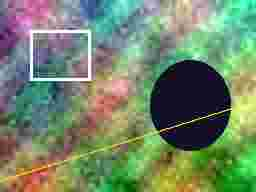
#> input picture apps/web/test/fixtures/ssim/jpeg10.png, 256 x 192 px, given in place of kodim05.png, which was not available
$ python make-e2e-fixtures.py ../apps/web/test/fixtures/ssim ../apps/web/test/fixtures/ssim/jpeg30.png
#> lines starting #> are read from the running program, lines starting #| are printed output that depends on the picture; after the words box and inside, x2 and y2 are one past the last pixel; in counts of white or black regions, pixels touching at a corner belong together
"""e2e 테스트용 파일 생성. 실행: python tools/make-e2e-fixtures.py <Kodak 폴더> <출력 폴더>  (pillow, pillow-heif)"""
import sys, pathlib
from PIL import Image, ImageDraw
import pillow_heif
pillow_heif.register_heif_opener()
#> (this line was passed over: pillow_heif is not available in this run)
src, out = pathlib.Path(sys.argv[1]), pathlib.Path(sys.argv[2]); out.mkdir(parents=True, exist_ok=True)
a = Image.open(src / 'kodim05.png').convert('RGB')
#> a is the input picture: PIL image 256x192 RGB; mean R, G, B 114.5, 134.2, 105.3
b = Image.open(src / 'kodim14.png').convert('RGB')
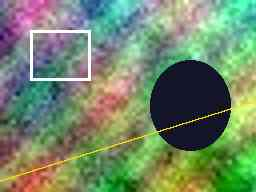
#> input picture apps/web/test/fixtures/ssim/jpeg30.png, 256 x 192 px, given in place of kodim14.png, which was not available
#> b is the input picture: PIL image 256x192 RGB; mean R, G, B 114.5, 134.9, 105.3
a.save(out / 'photo.jpg', quality=95)
# 투명 배경 PNG
t = Image.new('RGBA', (300, 200), (0, 0, 0, 0)); d = ImageDraw.Draw(t)
#> after `t = Image.new('RGBA', (300, 200), (0, 0, 0, 0))`: t: PIL image 300x200 RGBA; every value is 0
d.ellipse([20, 20, 180, 180], fill=(59, 91, 253, 255)); d.rectangle([150, 60, 280, 140], fill=(255, 120, 0, 160))
t.save(out / 'transparent.png')
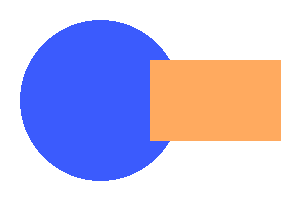
#> saved as transparent.png: PIL image 300x200 RGBA; mean R, G, B, A 62.9, 48.7, 76.3, 105.2; transparent parts drawn white
# 스캔본 같은 PDF: 큰 사진 2쪽(Pillow는 RGB를 DCTDecode JPEG로 넣는다)
big = [im.resize((im.width * 3, im.height * 3), Image.LANCZOS) for im in (a, b)]
#> big = 2 items
big[0].save(out / 'scan.pdf', save_all=True, append_images=big[1:], resolution=150, quality=95)
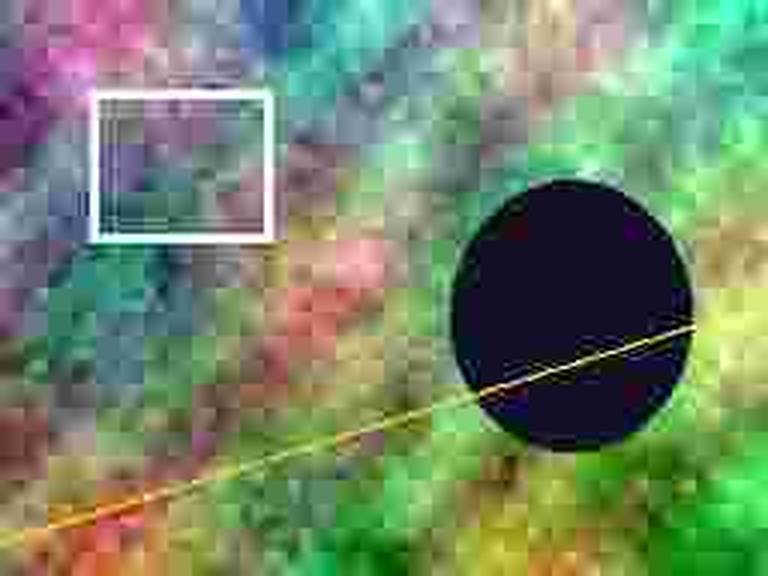
#> saved as scan.pdf: PIL image 768x576 RGB; mean R, G, B 114.5, 134.2, 105.3
small = Image.new('RGB', (400, 300), (240, 240, 240)); ImageDraw.Draw(small).rectangle([50, 50, 350, 250], outline=(0, 0, 0), width=4)
#> after `small = Image.new('RGB', (400, 300), (240, 240, 240))`: small: PIL image 400x300 RGB; every value is 240
#> after `ImageDraw.Draw(small).rectangle([50, 50, 350, 250], outline=(0, 0, 0),`:
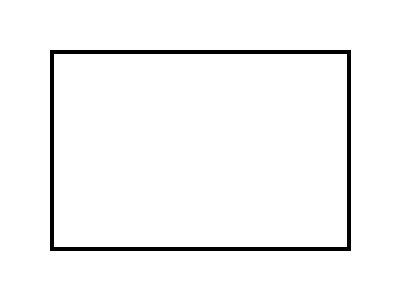
#> small: PIL image 400x300 RGB; values 0 (black) and 240 (white), 96.7% white; 1 black region, box (x1, y1, x2, y2) and area: (50, 50, 351, 251) 3952
small.save(out / 'one-page.pdf')
# 아이폰 형식
a.save(out / 'iphone.heic', quality=80)
# 엑셀 한국어 CSV(EUC-KR)
(out / 'excel-korean.csv').write_bytes('이름,전화,점수\n김철수,01012345678,90\n이영희,01098765432,85.5\n'.encode('euc-kr'))
(out / 'icon.svg').write_text('<svg xmlns="http://www.w3.org/2000/svg" width="120" height="120" viewBox="0 0 120 120"><rect width="120" height="120" rx="24" fill="#3b5bfd"/><circle cx="60" cy="60" r="30" fill="#fff"/></svg>')
print('ok')
